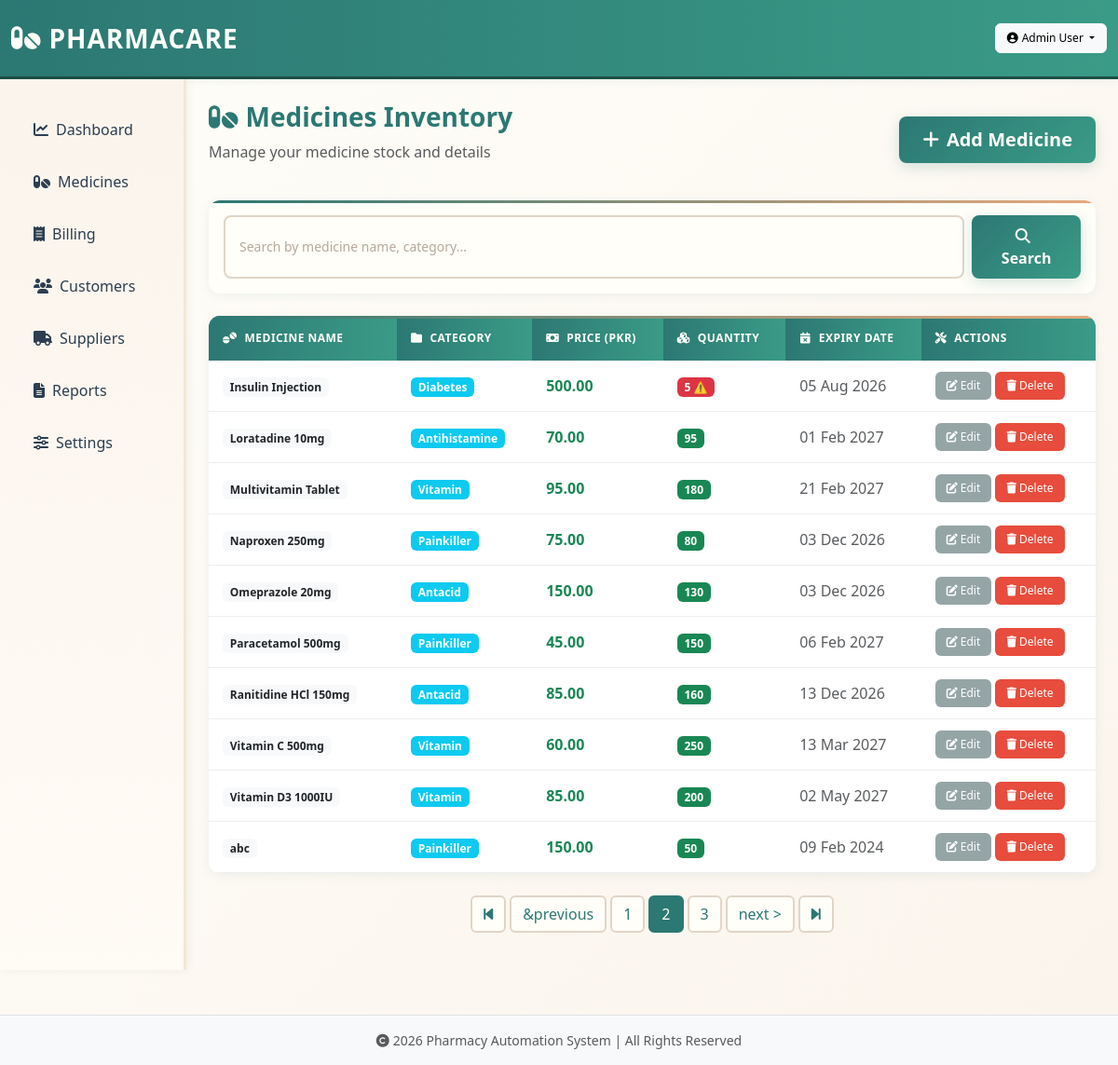
The page /medicines?page=2&q= (signed in) on the database its author committed.
### app.py (models this page shows)
class Medicine(db.Model):
    id = db.Column(db.Integer, primary_key=True)
    name = db.Column(db.String(200), nullable=False)
    category = db.Column(db.String(100))
    price = db.Column(db.Float, default=0.0)
    quantity = db.Column(db.Integer, default=0)
    reorder_level = db.Column(db.Integer, default=10)
    expiry_date = db.Column(db.Date)
    supplier_id = db.Column(db.Integer, db.ForeignKey('supplier.id'))

### app.py (the view)
@app.route('/medicines')
@login_required()
def medicines():
    try:
        search = request.args.get('q', '').strip()
        page = request.args.get('page', 1, type=int)
        query = Medicine.query
        if search:
            query = query.filter(Medicine.name.ilike(f'%{search}%'))
        medicines_page = query.order_by(Medicine.name).paginate(page=page, per_page=10)
        return render_template('medicines.html',
                             medicines=medicines_page,
                             search=search)
    except Exception as e:
        flash(f'Error loading medicines: {str(e)}', 'danger')
        return render_template('medicines.html', medicines=None, search='')

### app.py (called while the page is built)
def login_required(role=None):
    def decorator(f):
        @wraps(f)
        def wrapped(*args, **kwargs):
            if 'user_id' not in session:
                flash('Please login first', 'warning')
                return redirect(url_for('login'))
            if role and session.get('role') not in role:
                flash('Access denied. Insufficient permissions.', 'danger')
                return redirect(url_for('dashboard'))
            return f(*args, **kwargs)
        return wrapped
    return decorator

@app.context_processor
def inject_logo():
    logo_path = None
    try:
        for f in os.listdir(IMG_DIR):
            if f.startswith('logo'):
                logo_path = os.path.join('static', 'images', f).replace('\\', '/')
                break
    except Exception:
        logo_path = None
    return dict(logo=logo_path)

### templates/medicines.html (shortened to what this page needs)
{% extends 'base.html' %}
{% block content %}
<div class="d-flex justify-content-between align-items-center mb-4">
  <div>
    <h3><i class="fas fa-pills me-2 text-teal"></i>Medicines Inventory</h3>
    <p class="text-muted">Manage your medicine stock and details</p>
  </div>
  <a class="btn btn-teal btn-lg" href="/medicine/add">
    <i class="fas fa-plus me-2"></i>Add Medicine
  </a>
</div>
<div class="card p-3 mb-4">
  <form method="get" class="d-flex gap-2">
    <input type="text" class="form-control" name="q" placeholder="Search by medicine name, category..." value="{{ q }}">
    <button type="submit" class="btn btn-teal">
      <i class="fas fa-search me-2"></i>Search
    </button>
  </form>
</div>
<div class="card p-0 overflow-hidden">
  {% if medicines.items %}
  <div class="table-responsive">
    <table class="table table-hover mb-0">
      <thead>
        <tr>
          <th><i class="fas fa-tablets me-2"></i>Medicine Name</th>
          <th><i class="fas fa-folder me-2"></i>Category</th>
          <th><i class="fas fa-money-bill me-2"></i>Price (PKR)</th>
          <th><i class="fas fa-cubes me-2"></i>Quantity</th>
          <th><i class="fas fa-calendar-times me-2"></i>Expiry Date</th>
          <th><i class="fas fa-tools me-2"></i>Actions</th>
        </tr>
      </thead>
      <tbody>
        {% for m in medicines.items %}
        <tr class="medicine-row" data-medicine-id="{{ m.id }}">
          <td class="fw-bold">
            <span class="badge bg-light text-dark me-2">{{ m.name }}</span>
          </td>
          <td>
            <span class="badge bg-info">{{ m.category }}</span>
          </td>
          <td class="text-success fw-bold">{{ '%.2f'|format(m.price) }}</td>
          <td>
            {% if m.quantity < 20 %}
            <span class="badge bg-danger">{{ m.quantity }} ⚠️</span>
            {% else %}
            <span class="badge bg-success">{{ m.quantity }}</span>
            {% endif %}
          </td>
          <td>
            {% if m.expiry_date %}
            <span class="text-muted">{{ m.expiry_date.strftime('%d %b %Y') }}</span>
            {% else %}
            <span class="text-muted">-</span>
            {% endif %}
          </td>
          <td>
            <a class="btn btn-sm btn-secondary" href="/medicine/edit/{{ m.id }}" title="Edit">
              <i class="fas fa-edit"></i> Edit
            </a>
            <form method="post" action="/medicine/delete/{{ m.id }}" style="display:inline">
              <button class="btn btn-sm btn-danger" onclick="return confirm('Delete this medicine?')" title="Delete">
                <i class="fas fa-trash"></i> Delete
              </button>
            </form>
          </td>
        </tr>
        {% endfor %}
      </tbody>
    </table>
  </div>
  {% endif %}
</div>
{% if medicines.pages > 1 %}
<nav aria-label="Page navigation" class="mt-4">
  <ul class="pagination justify-content-center">
    {% if medicines.has_prev %}
      <li class="page-item">
        <a class="page-link" href="?page=1&q={{ q }}"><i class="fas fa-step-backward"></i></a>
      </li>
      <li class="page-item">
        <a class="page-link" href="?page={{ medicines.prev_num }}&q={{ q }}">&previous</a>
      </li>
    {% endif %}
    {% for page_num in medicines.iter_pages() %}
      {% if page_num %}
        {% if page_num == medicines.page %}
          <li class="page-item active"><a class="page-link" href="#">{{ page_num }}</a></li>
        {% else %}
          <li class="page-item"><a class="page-link" href="?page={{ page_num }}&q={{ q }}">{{ page_num }}</a></li>
        {% endif %}
      {% endif %}
    {% endfor %}
    {% if medicines.has_next %}
      <li class="page-item">
        <a class="page-link" href="?page={{ medicines.next_num }}&q={{ q }}">next ></a>
      </li>
      <li class="page-item">
        <a class="page-link" href="?page={{ medicines.pages }}&q={{ q }}"><i class="fas fa-step-forward"></i></a>
      </li>
    {% endif %}
  </ul>
</nav>
{% endif %}
{% endblock %}

### static/css/style.css (style rules this page uses)
* { margin: 0; padding: 0; box-sizing: border-box; }
:root { --beige: #F5E6D3; --teal: #2C7873; --dark-teal: #1B4F45; --cream: #FFFEF9; --light-beige: #FAF4EC; --accent: #E8A87C; --text-dark: #2C3E50; --text-light: #7F8C8D; }
body { background: linear-gradient(135deg, #FFFEF9 0%, #FAF4EC 100%); color: var(--text-dark); font-family: 'Segoe UI', Tahoma, Geneva, Verdana, sans-serif; min-height: 100vh; }
.btn-teal, .btn-primary { background: linear-gradient(135deg, var(--teal) 0%, #3a9b87 100%); border: none; color: var(--cream); font-weight: 600; padding: 10px 25px; border-radius: 8px; transition: all 0.3s ease; box-shadow: 0 4px 15px rgba(44, 120, 115, 0.2); position: relative; overflow: hidden; }
.btn-teal::before, .btn-primary::before { content: ''; position: absolute; top: 50%; left: 50%; width: 0; height: 0; border-radius: 50%; background: rgba(255, 255, 255, 0.3); transform: translate(-50%, -50%); transition: width 0.6s, height 0.6s; }
.btn-secondary { background: #95a5a6; border: none; transition: all 0.3s ease; }
.btn-danger { background: #e74c3c; border: none; transition: all 0.3s ease; }
.btn-sm { border-radius: 6px; font-size: 12px; padding: 6px 12px; }
.card { border: none; border-radius: 12px; background: var(--cream); box-shadow: 0 2px 12px rgba(44, 120, 115, 0.08); transition: all 0.4s cubic-bezier(0.175, 0.885, 0.32, 1.275); overflow: hidden; position: relative; animation: fadeInUp 0.6s ease-out; }
.card::before { content: ''; position: absolute; top: 0; left: 0; width: 100%; height: 3px; background: linear-gradient(90deg, var(--teal), var(--accent)); }
.table { color: var(--text-dark); margin-bottom: 20px; border-collapse: collapse; }
.table thead th { background: linear-gradient(90deg, var(--teal) 0%, #3a9b87 100%); color: var(--cream); font-weight: 600; border: none; padding: 15px; text-transform: uppercase; font-size: 12px; letter-spacing: 0.5px; }
.table tbody tr { border-bottom: 1px solid #eee; transition: all 0.3s ease; }
.table tbody td { padding: 12px 15px; vertical-align: middle; color: var(--text-dark); }
.form-control, .form-select { border: 2px solid #e0d5c7; border-radius: 8px; padding: 10px 15px; transition: all 0.3s ease; font-size: 14px; color: var(--text-dark); background: var(--cream); }
.form-control::placeholder { color: #b8a89a; }
.pagination { margin-top: 20px; gap: 5px; }
.page-link { border: 2px solid #e0d5c7; color: var(--teal); background: var(--cream); border-radius: 6px; transition: all 0.3s ease; font-weight: 500; }
.page-item.active .page-link { background: var(--teal); border-color: var(--teal); color: var(--cream); }
.mt-4 { margin-top: 30px; }
h1, h2, h3, h4, h5, h6 { color: var(--teal); font-weight: 700; }
html { scroll-behavior: smooth; }
* { transition: background-color 0.3s ease, color 0.3s ease; }

### rows shown on the page
Medicine: name "Insulin Injection", category "Diabetes", price "500.00", quantity "5", expiry_date "05 Aug 2026"
Medicine: name "Loratadine 10mg", category "Antihistamine", price "70.00", quantity "95", expiry_date "01 Feb 2027"
Medicine: name "Multivitamin Tablet", category "Vitamin", price "95.00", quantity "180", expiry_date "21 Feb 2027"
Medicine: name "Naproxen 250mg", category "Painkiller", price "75.00", quantity "80", expiry_date "03 Dec 2026"
Medicine: name "Omeprazole 20mg", category "Antacid", price "150.00", quantity "130", expiry_date "03 Dec 2026"
Medicine: name "Paracetamol 500mg", category "Painkiller", price "45.00", quantity "150", expiry_date "06 Feb 2027"
Medicine: name "Ranitidine HCl 150mg", category "Antacid", price "85.00", quantity "160", expiry_date "13 Dec 2026"
Medicine: name "Vitamin C 500mg", category "Vitamin", price "60.00", quantity "250", expiry_date "13 Mar 2027"
Medicine: name "Vitamin D3 1000IU", category "Vitamin", price "85.00", quantity "200", expiry_date "02 May 2027"
Medicine: name "abc", category "Painkiller", price "150.00", quantity "50", expiry_date "09 Feb 2024"

### other values the page prints
{{ session.user_name }} "Admin User"
{{ page_num }} "1" "3"
{{ page_num }} "2"
